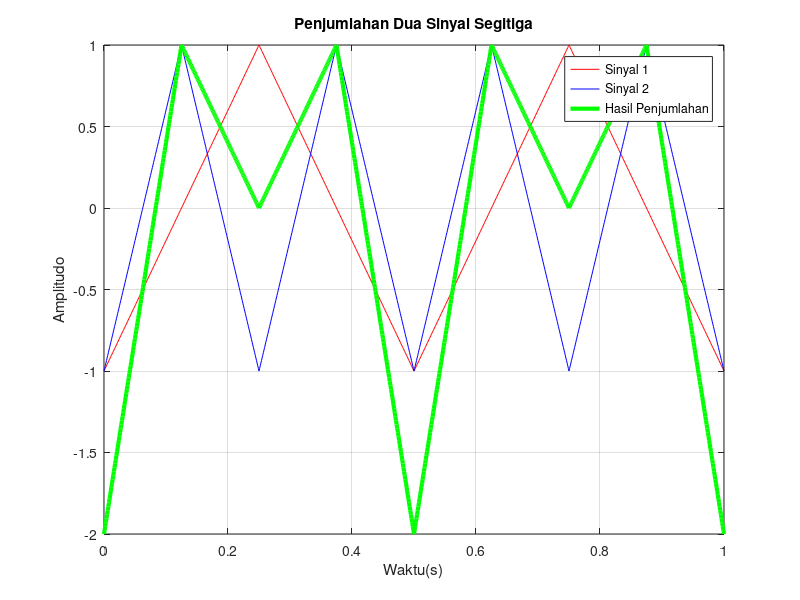

The MATLAB script that drew this image:
clear all
clc
clf
% Parameter Sinyal
fs = 1000
f1 = 2; % Frekuensi Sinyal 1 
f2 = 4; % Frekuensi Sinyal 2
A1 = 2; % Amplitudo Sinyal 2
A2 = 2; % Amplitudo Sinyal 1

% Waktu ( satu perioda sinyal dengan frekuensi terendah)
t = 0:0.001:1;

%Sinyal segitiga
x1 = sawtooth(2*pi*f1*t, 0.5);
x2 = sawtooth(2*pi*f2*t, 0.5);

%penjumlahan sinyal
y = x1 + x2;

%plot sinyal
plot(t, x1, 'r',t,x2,'b',t,y,'g','LineWidth',3);
xlabel('Waktu(s)');
ylabel('Amplitudo');
legend('Sinyal 1','Sinyal 2','Hasil Penjumlahan');
title('Penjumlahan Dua Sinyal Segitiga');
grid on;
